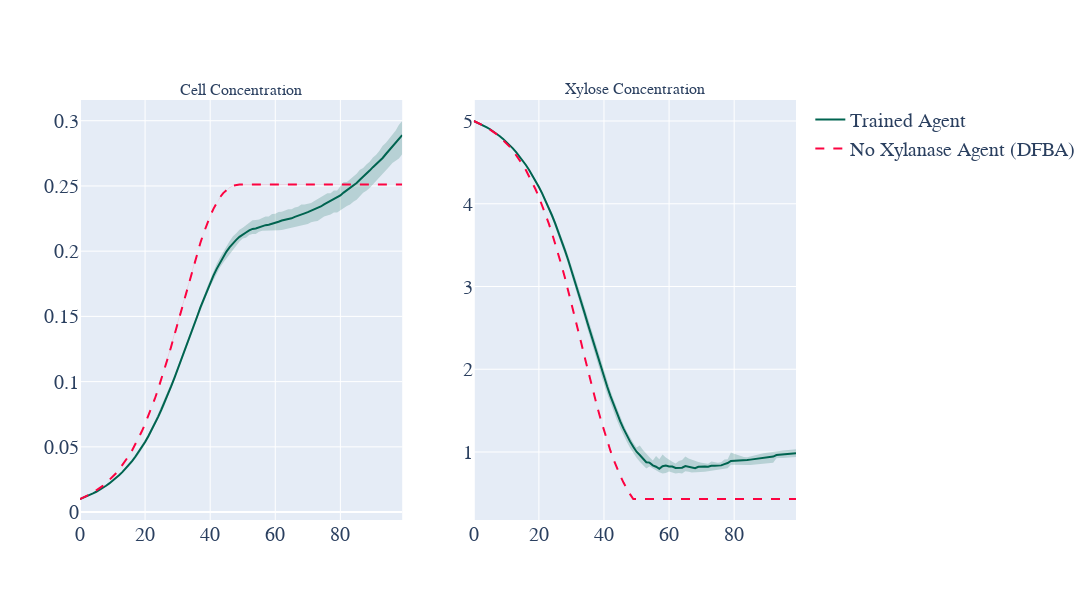

Write notebook code for a chart like this one.
### Code cell
fig.add_trace(go.Scatter(x=data_avg.index,y=data_avg["Bacllus_agent1"],mode="lines",name="No Xylanase Agent (DFBA)",line=dict(color="rgb(252, 3, 65)",dash="dash")))
fig.add_trace(go.Scatter(x=data_max.index.to_list()+data_min.index[::-1].to_list(),
                            y=data_max["Bacllus_agent1"].to_list()+data_min["Bacllus_agent1"].to_list()[::-1],
                            fill="toself",fillcolor="rgba(252, 3, 65,0.2)",line=dict(color="rgba(255,255,255,0)"),
                            showlegend=False))

fig.add_trace(go.Scatter(x=data_avg.index,y=data_avg["xyl__D_e"],
                         mode="lines",
                         line=dict(color="rgb(252, 3, 65)",
                         dash="dash"),showlegend=False),row=1,col=2)
fig.add_trace(go.Scatter(x=data_max.index.to_list()+data_min.index[::-1].to_list(),
                            y=data_max["xyl__D_e"].to_list()+data_min["xyl__D_e"].to_list()[::-1],
                            fill="toself",fillcolor="rgba(252, 3, 65,0.2)",line=dict(color="rgba(255,255,255,0)"),
                            showlegend=False),row=1,col=2)

fig.update_layout(font=dict(size=20,family="Times New Roman"),width=1200,height=600)
